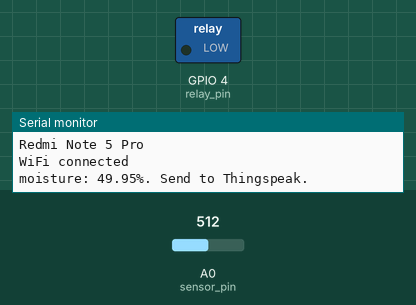
Simulated run of this sketch. Board: ESP8266 (NodeMCU). Parts: switched loads named in the sketch (green lamp = pin HIGH), the last lines printed to the serial monitor. Inputs (shaded band) come from the test bench; at power-on: A0 (sensor_pin) = 512. WiFi joins after 1.5 s; servers stay silent unless stated.

Above: at 3.0 s.
3.1 s: A0 (sensor_pin) set to 912
6.0 s: A0 (sensor_pin) set to 936
At 7.1 s:
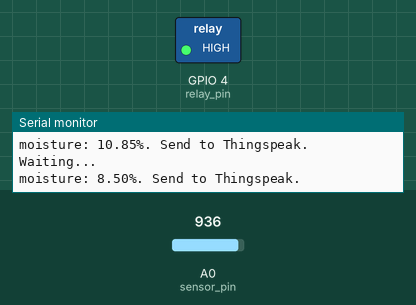
8.9 s: A0 (sensor_pin) set to 900
At 11.7 s:
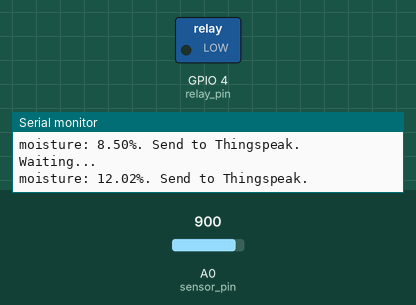
12.3 s: A0 (sensor_pin) set to 1023
At 13.4 s:
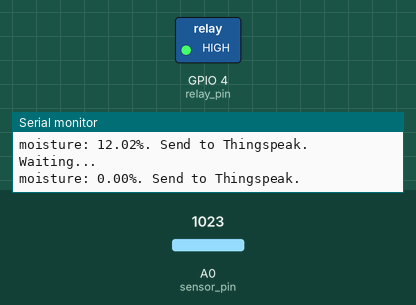
Timing chart, 0 to 15.3 s (numbered marks = the images above; inputs shaded):
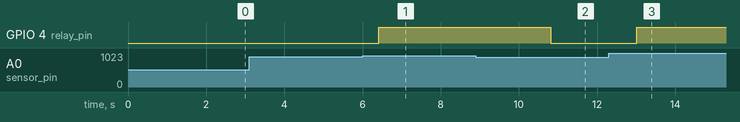

Measured:
- the behaviour switches between 920 and 921 on A0 (sensor_pin) (found by bisection; images 0 and 1)
- after the input at 6.0 s, GPIO 4 (relay_pin): LOW → HIGH after 0.42 s
- after the input at 8.9 s, GPIO 4 (relay_pin): HIGH → LOW after 1.9 s
- after the input at 12.3 s, GPIO 4 (relay_pin): LOW → HIGH after 0.72 s

The sketch:

hackathon_sensor_to_thingspeak.ino
```cpp
#include <ESP8266WiFi.h>
#define BLYNK_PRINT Serial
#include <BlynkSimpleEsp8266.h>

String apiKey = "EBT32OWJNXGBX8IK";     //  Enter your Write API key from ThingSpeak

const char *ssid =  "Redmi Note 5 Pro";     // replace with your wifi ssid and wpa2 key
const char *pass =  "";
const char* server = "api.thingspeak.com";
const int sensor_pin = A0;
const int relay_pin = 4;
int sensorData;
char auth[] = "-zvqcVSf2CVuAyVXO1XM8abqemQznDDZ";

WiFiClient client;

BLYNK_READ(V5) //Blynk app has something on V5
{
  sensorData = analogRead(A0); //reading the sensor on A0
  Blynk.virtualWrite(V5, sensorData); //sending to Blynk
}


void setup()
{
       Serial.begin(115200);
       Blynk.begin(auth, ssid, pass);
       pinMode(relay_pin, OUTPUT);
       delay(10);


       Serial.println("Connecting to ");
       Serial.println(ssid);


       WiFi.begin(ssid, pass);

      while (WiFi.status() != WL_CONNECTED)
     {
            delay(500);
            Serial.print(".");
     }
      Serial.println("");
      Serial.println("WiFi connected");

}

void loop()
{
      Blynk.run();
      float t ;
      t = (100 - ( (analogRead(sensor_pin)/1023.00)* 100.00) );

                 if (client.connect(server,80))   //   "184.106.153.149" or api.thingspeak.com
                      {

                             String postStr = apiKey;
                             postStr +="&field1=";
                             postStr += String(t);

                             client.print("POST /update HTTP/1.1\n");
                             client.print("Host: api.thingspeak.com\n");
                             client.print("Connection: close\n");
                             client.print("X-THINGSPEAKAPIKEY: "+apiKey+"\n");
                             client.print("Content-Type: application/x-www-form-urlencoded\n");
                             client.print("Content-Length: ");
                             client.print(postStr.length());
                             client.print("\n\n");
                             client.print(postStr);

                             Serial.print("moisture: ");
                             Serial.print(t);
                             Serial.println("%. Send to Thingspeak.");
                             if (t<10){
                              digitalWrite(relay_pin, HIGH);
                              delay(1000);
                             }
                             if (t>10){
                              digitalWrite(relay_pin, LOW);
                              delay(1000);

                             }
                        }
          client.stop();

          Serial.println("Waiting...");

  // thingspeak needs minimum 15 sec delay between updates, i've set it to 30 seconds
  delay(1000);
}
```
